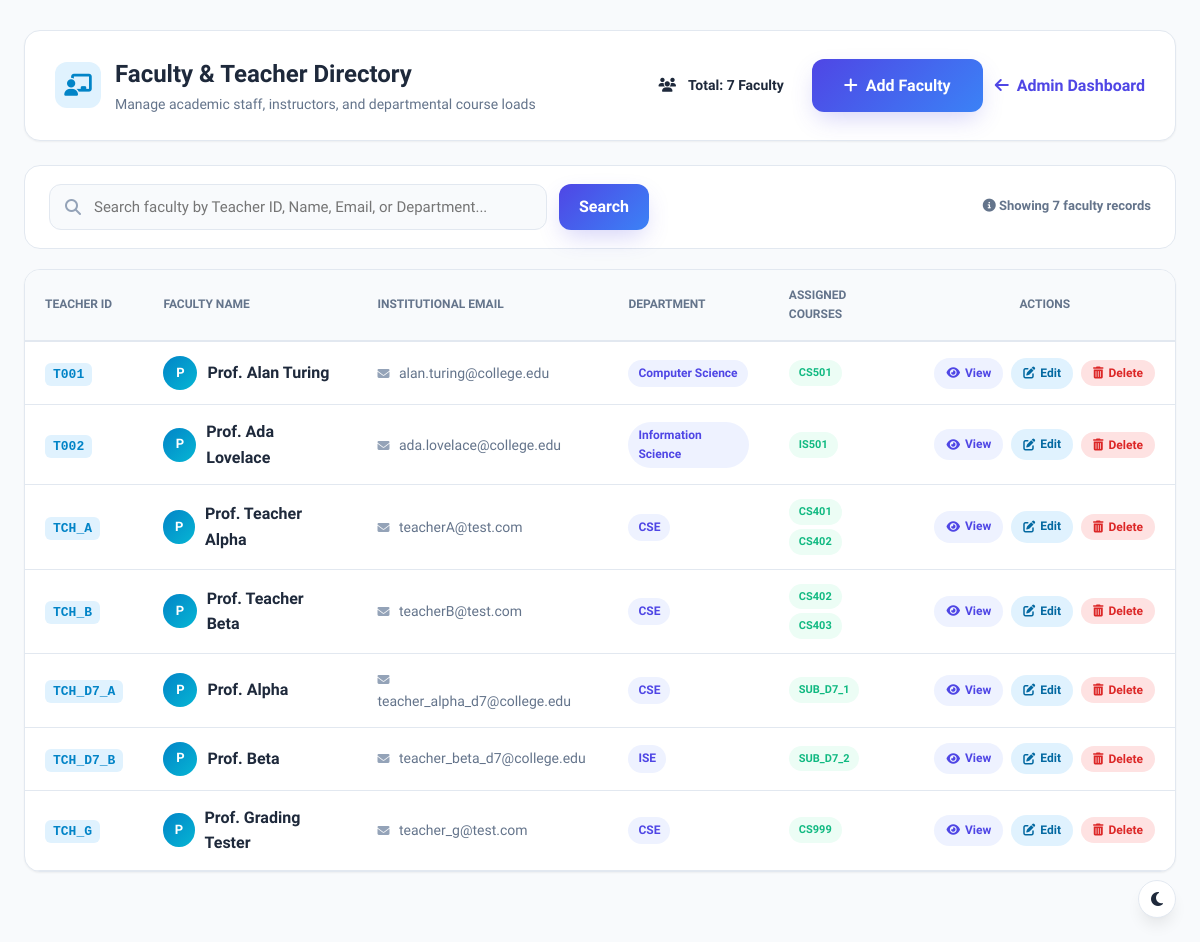
The page /view_teachers (signed in) on the database its author committed.
### tables this page shows
CREATE TABLE teachers(
        id INTEGER PRIMARY KEY AUTOINCREMENT,
        teacher_id TEXT UNIQUE NOT NULL,
        fullname TEXT NOT NULL,
        email TEXT UNIQUE NOT NULL,
        department TEXT NOT NULL
    );

CREATE TABLE "subjects" (id INTEGER PRIMARY KEY AUTOINCREMENT, subject_code TEXT UNIQUE NOT NULL, subject_name TEXT NOT NULL, department TEXT NOT NULL, semester INTEGER NOT NULL);

### app.py (the view)
@app.route("/view_teachers")
@role_required("admin")
def view_teachers():
    search_query = request.args.get("search", "").strip()
    success = request.args.get("success")
    error = request.args.get("error")
    conn = get_db_connection()
    cursor = conn.cursor()
    if search_query:
        term = f"%{search_query}%"
        cursor.execute("""
            SELECT teacher_id, fullname, email, department
            FROM teachers
            WHERE teacher_id LIKE ? OR fullname LIKE ? OR email LIKE ? OR department LIKE ?
            ORDER BY teacher_id ASC
        """, (term, term, term, term))
    else:
        cursor.execute("""
            SELECT teacher_id, fullname, email, department
            FROM teachers
            ORDER BY teacher_id ASC
        """)
    teachers_raw = cursor.fetchall()
    teachers_list = []
    for t in teachers_raw:
        cursor.execute("""
            SELECT subjects.subject_code, subjects.subject_name
            FROM teacher_subjects
            JOIN subjects ON teacher_subjects.subject_id = subjects.subject_code
            WHERE teacher_subjects.teacher_id = ?
        """, (t["teacher_id"],))
        assigned_subjects = cursor.fetchall()
        teachers_list.append({
            "teacher_id": t["teacher_id"],
            "fullname": t["fullname"],
            "email": t["email"],
            "department": t["department"],
            "subjects": assigned_subjects
        })
    conn.close()
    return render_template(
        "view_teachers.html",
        teachers=teachers_list,
        search_query=search_query,
        success=success,
        error=error
    )

### app.py (called while the page is built, shortened)
def role_required(*allowed_roles):
    def decorator(f):
        @wraps(f)
        def decorated_function(*args, **kwargs):
            if "user_id" not in session or "role" not in session:
                return redirect(url_for("login"))
            user_role = session.get("role")
            return f(*args, **kwargs)
        return decorated_function
    return decorator

### database.py (called while the page is built)
def get_db_connection():
    conn = sqlite3.connect("database.db")
    conn.execute("PRAGMA foreign_keys = ON;")
    conn.row_factory = sqlite3.Row
    return conn

### templates/view_teachers.html (shortened to what this page needs)
<!DOCTYPE html>
<html lang="en">
<head>
    <link rel="stylesheet" href="{{ url_for('static', filename='css/dashboard.css') }}">
    <link rel="stylesheet" href="{{ url_for('static', filename='css/style.css') }}">
    <link rel="stylesheet" href="https://cdnjs.cloudflare.com/ajax/libs/font-awesome/6.5.2/css/all.min.css">
</head>
<body style="background: var(--bg-main);">
    <div style="max-width: 1280px; margin: 30px auto; padding: 0 24px;">
        <div style="display: flex; justify-content: space-between; align-items: center; flex-wrap: wrap; gap: 20px; background: var(--card-bg); padding: 24px 30px; border-radius: var(--radius-lg); box-shadow: var(--shadow-sm); border: 1px solid var(--border); margin-bottom: 24px;">
            <div>
                <div style="display: flex; align-items: center; gap: 14px;">
                    <div style="width: 46px; height: 46px; border-radius: var(--radius-md); background: #e0f2fe; color: #0284c7; display: flex; align-items: center; justify-content: center; font-size: 22px;">
                        <i class="fas fa-chalkboard-teacher"></i>
                    </div>
                    <div>
                        <h1 style="font-size: 24px; font-weight: 800; color: var(--text-main); margin: 0;">Faculty & Teacher Directory</h1>
                        <p style="color: var(--text-muted); font-size: 14px; margin: 0;">Manage academic staff, instructors, and departmental course loads</p>
                    </div>
                </div>
            </div>
            <div style="display: flex; align-items: center; gap: 12px;">
                <span class="badge badge-info" style="font-size: 14px; padding: 8px 16px;">
                    <i class="fas fa-users" style="margin-right: 6px;"></i> Total: {{ teachers|length }} Faculty
                </span>
                <a href="{{ url_for('add_teacher') }}" class="btn btn-primary" style="display: inline-flex; align-items: center; gap: 8px; font-weight: 600;">
                    <i class="fas fa-plus"></i> Add Faculty
                </a>
                <a href="{{ url_for('admin') }}" class="btn btn-outline" style="display: inline-flex; align-items: center; gap: 8px; font-weight: 600;">
                    <i class="fas fa-arrow-left"></i> Admin Dashboard
                </a>
            </div>
        </div>
        <div style="background: var(--card-bg); padding: 18px 24px; border-radius: var(--radius-lg); border: 1px solid var(--border); margin-bottom: 20px; display: flex; justify-content: space-between; align-items: center; flex-wrap: wrap; gap: 16px;">
            <form action="{{ url_for('view_teachers') }}" method="GET" style="display: flex; gap: 12px; flex: 1; max-width: 600px;">
                <div class="input-wrapper" style="flex: 1;">
                    <input
                        type="text"
                        id="teacherSearchInput"
                        name="search"
                        value="{{ search_query or '' }}"
                        class="form-control"
                        placeholder="Search faculty by Teacher ID, Name, Email, or Department..."
                        style="width: 100%;">
                </div>
                <button type="submit" class="btn btn-primary" style="padding: 0 20px;">
                    Search
                </button>
            </form>
            <span style="font-size: 13px; color: var(--text-muted); font-weight: 600;">
                <i class="fas fa-info-circle"></i> Showing <strong>{{ teachers|length }}</strong> faculty records
            </span>
        </div>
        <div class="table-card" style="background: var(--card-bg); border-radius: var(--radius-lg); border: 1px solid var(--border); overflow: hidden; box-shadow: var(--shadow-sm);">
            {% if teachers %}
            <div style="overflow-x: auto;">
                <table class="data-table" id="teachersTable" style="width: 100%; border-collapse: collapse;">
                    <thead>
                        <tr style="background: var(--bg-main); border-bottom: 2px solid var(--border);">
                            <th style="padding: 16px 20px; text-align: left; font-size: 12px; font-weight: 700; color: var(--text-muted); text-transform: uppercase;">Teacher ID</th>
                            <th style="padding: 16px 20px; text-align: left; font-size: 12px; font-weight: 700; color: var(--text-muted); text-transform: uppercase;">Faculty Name</th>
                            <th style="padding: 16px 20px; text-align: left; font-size: 12px; font-weight: 700; color: var(--text-muted); text-transform: uppercase;">Institutional Email</th>
                            <th style="padding: 16px 20px; text-align: left; font-size: 12px; font-weight: 700; color: var(--text-muted); text-transform: uppercase;">Department</th>
                            <th style="padding: 16px 20px; text-align: left; font-size: 12px; font-weight: 700; color: var(--text-muted); text-transform: uppercase;">Assigned Courses</th>
                            <th style="padding: 16px 20px; text-align: center; font-size: 12px; font-weight: 700; color: var(--text-muted); text-transform: uppercase;">Actions</th>
                        </tr>
                    </thead>
                    <tbody>
                        {% for teacher in teachers %}
                        <tr class="teacher-row" style="border-bottom: 1px solid var(--border); transition: var(--transition);">
                            <td style="padding: 14px 20px;">
                                <span style="font-weight: 700; font-family: monospace; color: var(--secondary-hover); background: #e0f2fe; padding: 4px 8px; border-radius: 6px; font-size: 13px;">
                                    {{ teacher.teacher_id }}
                                </span>
                            </td>
                            <td style="padding: 14px 20px;">
                                <div style="display: flex; align-items: center; gap: 10px;">
                                    <div style="width: 34px; height: 34px; border-radius: 50%; background: linear-gradient(135deg, #0284c7, #06b6d4); color: white; display: flex; align-items: center; justify-content: center; font-size: 13px; font-weight: 700;">
                                        {{ teacher.fullname[0]|upper }}
                                    </div>
                                    <span style="font-weight: 600; color: var(--text-main);">{{ teacher.fullname }}</span>
                                </div>
                            </td>
                            <td style="padding: 14px 20px; color: var(--text-muted); font-size: 14px;">
                                <i class="fas fa-envelope" style="font-size: 12px; margin-right: 6px; color: var(--text-light);"></i>
                                {{ teacher.email }}
                            </td>
                            <td style="padding: 14px 20px;">
                                <span class="badge badge-primary">{{ teacher.department }}</span>
                            </td>
                            <td style="padding: 14px 20px;">
                                {% if teacher.subjects %}
                                <div style="display: flex; flex-wrap: wrap; gap: 4px;">
                                    {% for sub in teacher.subjects %}
                                    <span class="badge badge-success" style="font-size: 11px;">
                                        {{ sub['subject_code'] }}
                                    </span>
                                    {% endfor %}
                                </div>
                                {% else %}
                                <span style="font-size: 12px; color: var(--text-muted); font-style: italic;">No subjects assigned</span>
                                {% endif %}
                            </td>
                            <td style="padding: 14px 20px; text-align: center;">
                                <div style="display: inline-flex; align-items: center; gap: 8px;">
                                    <a href="{{ url_for('view_teacher', teacher_id=teacher.teacher_id) }}" class="badge badge-primary" style="text-decoration: none; padding: 6px 12px; font-size: 12px; display: inline-flex; align-items: center; gap: 5px;" title="View Faculty Profile">
                                        <i class="fas fa-eye"></i> View
                                    </a>
                                    <a href="{{ url_for('edit_teacher', teacher_id=teacher.teacher_id) }}" class="badge badge-info" style="text-decoration: none; padding: 6px 12px; font-size: 12px; display: inline-flex; align-items: center; gap: 5px; background: #e0f2fe; color: #0369a1;" title="Edit Faculty Member">
                                        <i class="fas fa-edit"></i> Edit
                                    </a>
                                    <button
                                        type="button"
                                        class="badge badge-danger"
                                        style="border: none; cursor: pointer; padding: 6px 12px; font-size: 12px; display: inline-flex; align-items: center; gap: 5px; background: #fee2e2; color: #dc2626;"
                                        onclick="confirmDeleteTeacher('{{ teacher.teacher_id }}', '{{ teacher.fullname }}')"
                                        title="Delete Faculty Member">
                                        <i class="fas fa-trash-alt"></i> Delete
                                    </button>
                                </div>
                            </td>
                        </tr>
                        {% endfor %}
                    </tbody>
                </table>
            </div>
            {% endif %}
        </div>
    </div>
</body>
</html>

### static/css/dashboard.css (style rules this page uses)
:root { --primary: #4f46e5; --primary-hover: #4338ca; --primary-light: #eef2ff; --primary-glow: rgba(79, 70, 229, 0.25); --secondary: #0ea5e9; --secondary-light: #f0f9ff; --accent: #10b981; --accent-light: #ecfdf5; --warning: #f59e0b; --warning-light: #fffbeb; --danger: #ef4444; --danger-light: #fef2f2; --dark-sidebar: #0f172a; --dark-sidebar-hover: #1e293b; --bg-main: #f8fafc; --card-bg: #ffffff; --border: #e2e8f0; --text-main: #1e293b; --text-muted: #64748b; --radius-sm: 8px; --radius-md: 12px; --radius-lg: 16px; --radius-xl: 20px; --radius-full: 9999px; --shadow-sm: 0 1px 2px 0 rgba(0, 0, 0, 0.05); --shadow-md: 0 4px 6px -1px rgba(0, 0, 0, 0.07); --shadow-lg: 0 10px 15px -3px rgba(0, 0, 0, 0.08); --shadow-xl: 0 20px 25px -5px rgba(0, 0, 0, 0.08); --transition: all 0.25s cubic-bezier(0.4, 0, 0.2, 1); }
* { margin: 0; padding: 0; box-sizing: border-box; font-family: 'Plus Jakarta Sans', 'Poppins', sans-serif; }
body { display: flex; background-color: var(--bg-main); color: var(--text-main); min-height: 100vh; overflow-x: hidden; }

### static/css/style.css (style rules this page uses)
:root { --primary: #4f46e5; --primary-hover: #4338ca; --primary-light: #eef2ff; --primary-glow: rgba(79, 70, 229, 0.25); --secondary: #0ea5e9; --secondary-hover: #0284c7; --secondary-light: #f0f9ff; --accent: #10b981; --accent-light: #ecfdf5; --warning: #f59e0b; --warning-light: #fffbeb; --danger: #ef4444; --danger-light: #fef2f2; --dark: #0f172a; --dark-muted: #334155; --text-main: #1e293b; --text-muted: #64748b; --text-light: #94a3b8; --bg-main: #f8fafc; --bg-subtle: #f1f5f9; --card-bg: #ffffff; --glass-bg: rgba(255, 255, 255, 0.85); --border: #e2e8f0; --border-subtle: #f1f5f9; --border-focus: #818cf8; --shadow-sm: 0 1px 2px 0 rgba(0, 0, 0, 0.05); --shadow-md: 0 4px 6px -1px rgba(0, 0, 0, 0.07), 0 2px 4px -2px rgba(0, 0, 0, 0.05); --shadow-lg: 0 10px 15px -3px rgba(0, 0, 0, 0.08), 0 4px 6px -4px rgba(0, 0, 0, 0.04); --shadow-xl: 0 20px 25px -5px rgba(0, 0, 0, 0.08), 0 8px 10px -6px rgba(0, 0, 0, 0.04); --shadow-glow: 0 0 20px rgba(79, 70, 229, 0.35); --radius-sm: 8px; --radius-md: 12px; --radius-lg: 16px; --radius-xl: 24px; --radius-full: 9999px; --transition: all 0.25s cubic-bezier(0.4, 0, 0.2, 1); }
* { margin: 0; padding: 0; box-sizing: border-box; font-family: 'Plus Jakarta Sans', 'Poppins', -apple-system, BlinkMacSystemFont, sans-serif; }
html { scroll-behavior: smooth; }
body { background-color: var(--bg-main); color: var(--text-main); min-height: 100vh; display: flex; flex-direction: column; overflow-x: hidden; line-height: 1.6; }
a { color: var(--primary); text-decoration: none; transition: var(--transition); }
.btn-primary { background: linear-gradient(135deg, #4f46e5, #3b82f6); color: #fff; padding: 14px 32px; border-radius: var(--radius-md); font-size: 16px; font-weight: 600; display: inline-flex; align-items: center; gap: 10px; box-shadow: 0 10px 25px -5px var(--primary-glow); border: none; cursor: pointer; transition: var(--transition); }
.input-wrapper { position: relative; display: flex; align-items: center; }
.form-control { width: 100%; padding: 13px 16px 13px 44px; background: var(--bg-main); border: 1px solid var(--border); border-radius: var(--radius-md); font-size: 15px; color: var(--text-main); transition: var(--transition); outline: none; }
.table-card { background: #ffffff; border: 1px solid var(--border); border-radius: var(--radius-xl); box-shadow: var(--shadow-lg); overflow: hidden; margin-bottom: 40px; }
.badge { display: inline-flex; align-items: center; gap: 6px; padding: 4px 10px; border-radius: var(--radius-full); font-size: 12px; font-weight: 600; }
.badge-primary { background: var(--primary-light); color: var(--primary); }
.badge-success { background: var(--accent-light); color: var(--accent); }

### rows shown on the page
teachers: teacher_id "T001", fullname "P", fullname "Prof. Alan Turing", email "alan.turing@college.edu", department "Computer Science"
subjects: subject_code "CS501"
teachers: teacher_id "T002", fullname "P", fullname "Prof. Ada Lovelace", email "ada.lovelace@college.edu", department "Information Science"
subjects: subject_code "IS501"
teachers: teacher_id "TCH_A", fullname "P", fullname "Prof. Teacher Alpha", email "teacherA@test.com", department "CSE"
subjects: subject_code "CS401"
subjects: subject_code "CS402"
teachers: teacher_id "TCH_B", fullname "P", fullname "Prof. Teacher Beta", email "teacherB@test.com", department "CSE"
subjects: subject_code "CS403"
teachers: teacher_id "TCH_D7_A", fullname "P", fullname "Prof. Alpha", email "teacher_alpha_d7@college.edu", department "CSE"
subjects: subject_code "SUB_D7_1"
teachers: teacher_id "TCH_D7_B", fullname "P", fullname "Prof. Beta", email "teacher_beta_d7@college.edu", department "ISE"
subjects: subject_code "SUB_D7_2"
teachers: teacher_id "TCH_G", fullname "P", fullname "Prof. Grading Tester", email "teacher_g@test.com", department "CSE"
subjects: subject_code "CS999"

### other values the page prints
{{ teachers|length }} "7"
